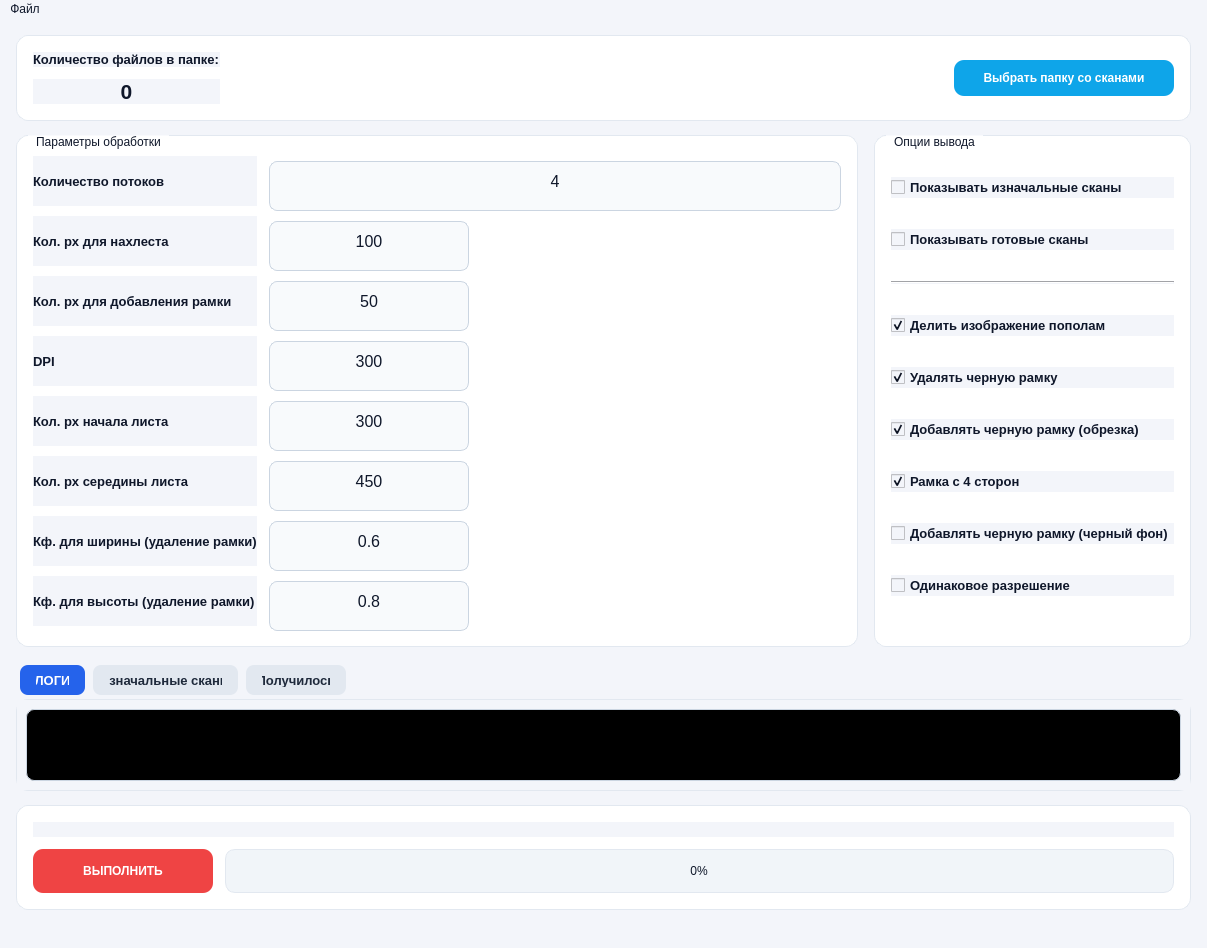
<?xml version="1.0" encoding="UTF-8"?>
<ui version="4.0">
 <class>MainWindow</class>
 <widget class="QMainWindow" name="MainWindow">
  <property name="geometry">
   <rect>
    <x>0</x>
    <y>0</y>
    <width>1207</width>
    <height>831</height>
   </rect>
  </property>
  <property name="windowTitle">
   <string>Glushok Image</string>
  </property>
  <property name="styleSheet">
   <string notr="true">QWidget {
  background-color: #f3f5fa;
  color: #0f172a;
  font-family: "Segoe UI";
}
QFrame#folderFrame, QFrame#footerFrame, QGroupBox {
  background-color: #ffffff;
  border: 1px solid #e2e8f0;
  border-radius: 12px;
}
QGroupBox::title {
  subcontrol-origin: margin;
  left: 12px;
  padding: 0 6px;
  color: #0f172a;
  font-size: 14px;
  font-weight: 600;
}
QLabel {
  font-size: 13px;
  font-weight: 600;
}
QLabel#label {
  font-size: 22px;
  font-weight: 700;
}
QPushButton {
  background-color: #2563eb;
  color: #ffffff;
  font-weight: 600;
  border-radius: 10px;
  padding: 10px 18px;
  border: none;
}
QPushButton:hover {
  background-color: #1d4ed8;
}
QPushButton#pushButton_2 {
  background-color: #0ea5e9;
}
QPushButton#pushButton_2:hover {
  background-color: #0284c7;
}
QPushButton#pushButton {
  background-color: #ef4444;
}
QPushButton#pushButton:hover {
  background-color: #dc2626;
}
QTextEdit {
  border: 1px solid #cbd5e1;
  border-radius: 8px;
  min-height: 36px;
  background-color: #f8fafc;
  padding: 6px 10px;
  font-size: 14px;
}
QTextEdit:focus {
  border: 1px solid #3b82f6;
  background-color: #ffffff;
}
QCheckBox {
  font-size: 13px;
  font-weight: 500;
}
QTabWidget::pane {
  border: 1px solid #e2e8f0;
  border-radius: 12px;
  background: #ffffff;
}
QTabBar::tab {
  background: #e2e8f0;
  border-radius: 8px;
  padding: 8px 16px;
  margin: 4px;
  font-size: 13px;
  font-weight: 600;
  color: #1e293b;
}
QTabBar::tab:selected {
  background: #2563eb;
  color: #ffffff;
}
QProgressBar {
  border: 1px solid #e2e8f0;
  border-radius: 10px;
  background: #f1f5f9;
  text-align: center;
  color: #0f172a;
}
QProgressBar::chunk {
  border-radius: 10px;
  background: #22c55e;
}
</string>
  </property>
  <widget class="QWidget" name="centralwidget">
   <layout class="QVBoxLayout" name="mainLayout">
    <property name="spacing">
     <number>14</number>
    </property>
    <property name="leftMargin">
     <number>16</number>
    </property>
    <property name="topMargin">
     <number>16</number>
    </property>
    <property name="rightMargin">
     <number>16</number>
    </property>
    <property name="bottomMargin">
     <number>16</number>
    </property>
    <item>
     <widget class="QFrame" name="folderFrame">
      <property name="frameShape">
       <enum>QFrame::StyledPanel</enum>
      </property>
      <property name="frameShadow">
       <enum>QFrame::Raised</enum>
      </property>
      <layout class="QHBoxLayout" name="folderLayout">
       <property name="spacing">
        <number>12</number>
       </property>
       <property name="leftMargin">
        <number>16</number>
       </property>
       <property name="topMargin">
        <number>16</number>
       </property>
       <property name="rightMargin">
        <number>16</number>
       </property>
       <property name="bottomMargin">
        <number>16</number>
       </property>
       <item>
        <layout class="QVBoxLayout" name="folderInfoLayout">
         <item>
          <widget class="QLabel" name="label_2">
           <property name="text">
            <string>Количество файлов в папке:</string>
           </property>
          </widget>
         </item>
         <item>
          <widget class="QLabel" name="label">
           <property name="text">
            <string>&lt;html&gt;&lt;head/&gt;&lt;body&gt;&lt;p align=&quot;center&quot;&gt;&lt;span style=&quot; font-size:16pt;&quot;&gt;0&lt;/span&gt;&lt;/p&gt;&lt;/body&gt;&lt;/html&gt;</string>
           </property>
           <property name="alignment">
            <set>Qt::AlignLeft|Qt::AlignVCenter</set>
           </property>
          </widget>
         </item>
        </layout>
       </item>
       <item>
        <spacer name="folderSpacer">
         <property name="orientation">
          <enum>Qt::Horizontal</enum>
         </property>
         <property name="sizeHint" stdset="0">
          <size>
           <width>20</width>
           <height>20</height>
          </size>
         </property>
        </spacer>
       </item>
       <item>
        <widget class="QPushButton" name="pushButton_2">
         <property name="minimumSize">
          <size>
           <width>220</width>
           <height>36</height>
          </size>
         </property>
         <property name="text">
          <string>Выбрать папку со сканами</string>
         </property>
        </widget>
       </item>
      </layout>
     </widget>
    </item>
    <item>
     <widget class="QWidget" name="contentWidget" native="true">
      <layout class="QHBoxLayout" name="contentLayout">
       <property name="spacing">
        <number>16</number>
       </property>
       <property name="leftMargin">
        <number>0</number>
       </property>
       <property name="topMargin">
        <number>0</number>
       </property>
       <property name="rightMargin">
        <number>0</number>
       </property>
       <property name="bottomMargin">
        <number>0</number>
       </property>
       <item>
        <widget class="QGroupBox" name="processingGroup">
         <property name="title">
          <string>Параметры обработки</string>
         </property>
         <layout class="QGridLayout" name="processingLayout">
          <property name="horizontalSpacing">
           <number>12</number>
          </property>
          <property name="verticalSpacing">
           <number>10</number>
          </property>
          <property name="leftMargin">
           <number>16</number>
          </property>
          <property name="topMargin">
           <number>20</number>
          </property>
          <property name="rightMargin">
           <number>16</number>
          </property>
          <property name="bottomMargin">
           <number>20</number>
          </property>
          <item row="0" column="0">
           <widget class="QLabel" name="label_9">
            <property name="text">
             <string>Количество потоков</string>
            </property>
           </widget>
          </item>
          <item row="0" column="1">
           <widget class="QTextEdit" name="textEdit_7">
            <property name="maximumSize">
             <size>
              <width>16777215</width>
              <height>40</height>
             </size>
            </property>
            <property name="html">
             <string>&lt;!DOCTYPE HTML PUBLIC &quot;-//W3C//DTD HTML 4.0//EN&quot; &quot;http://www.w3.org/TR/REC-html40/strict.dtd&quot;&gt;
&lt;html&gt;&lt;head&gt;&lt;meta name=&quot;qrichtext&quot; content=&quot;1&quot; /&gt;&lt;style type=&quot;text/css&quot;&gt;
p, li { white-space: pre-wrap; }
&lt;/style&gt;&lt;/head&gt;&lt;body style=&quot; font-family:'MS Shell Dlg 2'; font-size:12pt; font-weight:400; font-style:normal;&quot;&gt;
&lt;p align=&quot;center&quot; style=&quot; margin-top:0px; margin-bottom:0px; margin-left:0px; margin-right:0px; -qt-block-indent:0; text-indent:0px;&quot;&gt;4&lt;/p&gt;&lt;/body&gt;&lt;/html&gt;</string>
            </property>
           </widget>
          </item>
          <item row="1" column="0">
           <widget class="QLabel" name="label_3">
            <property name="text">
             <string>Кол. px для нахлеста</string>
            </property>
           </widget>
          </item>
          <item row="1" column="1">
           <widget class="QTextEdit" name="textEdit_2">
            <property name="maximumSize">
             <size>
              <width>200</width>
              <height>40</height>
             </size>
            </property>
            <property name="html">
             <string>&lt;!DOCTYPE HTML PUBLIC &quot;-//W3C//DTD HTML 4.0//EN&quot; &quot;http://www.w3.org/TR/REC-html40/strict.dtd&quot;&gt;
&lt;html&gt;&lt;head&gt;&lt;meta name=&quot;qrichtext&quot; content=&quot;1&quot; /&gt;&lt;style type=&quot;text/css&quot;&gt;
p, li { white-space: pre-wrap; }
&lt;/style&gt;&lt;/head&gt;&lt;body style=&quot; font-family:'MS Shell Dlg 2'; font-size:12pt; font-weight:400; font-style:normal;&quot;&gt;
&lt;p align=&quot;center&quot; style=&quot; margin-top:0px; margin-bottom:0px; margin-left:0px; margin-right:0px; -qt-block-indent:0; text-indent:0px;&quot;&gt;100&lt;/p&gt;&lt;/body&gt;&lt;/html&gt;</string>
            </property>
           </widget>
          </item>
          <item row="2" column="0">
           <widget class="QLabel" name="label_4">
            <property name="text">
             <string>Кол. px для добавления рамки</string>
            </property>
           </widget>
          </item>
          <item row="2" column="1">
           <widget class="QTextEdit" name="textEdit_3">
            <property name="maximumSize">
             <size>
              <width>200</width>
              <height>40</height>
             </size>
            </property>
            <property name="html">
             <string>&lt;!DOCTYPE HTML PUBLIC &quot;-//W3C//DTD HTML 4.0//EN&quot; &quot;http://www.w3.org/TR/REC-html40/strict.dtd&quot;&gt;
&lt;html&gt;&lt;head&gt;&lt;meta name=&quot;qrichtext&quot; content=&quot;1&quot; /&gt;&lt;style type=&quot;text/css&quot;&gt;
p, li { white-space: pre-wrap; }
&lt;/style&gt;&lt;/head&gt;&lt;body style=&quot; font-family:'MS Shell Dlg 2'; font-size:12pt; font-weight:400; font-style:normal;&quot;&gt;
&lt;p align=&quot;center&quot; style=&quot; margin-top:0px; margin-bottom:0px; margin-left:0px; margin-right:0px; -qt-block-indent:0; text-indent:0px;&quot;&gt;50&lt;/p&gt;&lt;/body&gt;&lt;/html&gt;</string>
            </property>
           </widget>
          </item>
          <item row="3" column="0">
           <widget class="QLabel" name="label_5">
            <property name="text">
             <string>DPI</string>
            </property>
           </widget>
          </item>
          <item row="3" column="1">
           <widget class="QTextEdit" name="textEdit_4">
            <property name="maximumSize">
             <size>
              <width>200</width>
              <height>40</height>
             </size>
            </property>
            <property name="html">
             <string>&lt;!DOCTYPE HTML PUBLIC &quot;-//W3C//DTD HTML 4.0//EN&quot; &quot;http://www.w3.org/TR/REC-html40/strict.dtd&quot;&gt;
&lt;html&gt;&lt;head&gt;&lt;meta name=&quot;qrichtext&quot; content=&quot;1&quot; /&gt;&lt;style type=&quot;text/css&quot;&gt;
p, li { white-space: pre-wrap; }
&lt;/style&gt;&lt;/head&gt;&lt;body style=&quot; font-family:'MS Shell Dlg 2'; font-size:12pt; font-weight:400; font-style:normal;&quot;&gt;
&lt;p align=&quot;center&quot; style=&quot; margin-top:0px; margin-bottom:0px; margin-left:0px; margin-right:0px; -qt-block-indent:0; text-indent:0px;&quot;&gt;300&lt;/p&gt;&lt;/body&gt;&lt;/html&gt;</string>
            </property>
           </widget>
          </item>
          <item row="4" column="0">
           <widget class="QLabel" name="label_6">
            <property name="text">
             <string>Кол. px начала листа</string>
            </property>
           </widget>
          </item>
          <item row="4" column="1">
           <widget class="QTextEdit" name="textEdit_5">
            <property name="maximumSize">
             <size>
              <width>200</width>
              <height>40</height>
             </size>
            </property>
            <property name="html">
             <string>&lt;!DOCTYPE HTML PUBLIC &quot;-//W3C//DTD HTML 4.0//EN&quot; &quot;http://www.w3.org/TR/REC-html40/strict.dtd&quot;&gt;
&lt;html&gt;&lt;head&gt;&lt;meta name=&quot;qrichtext&quot; content=&quot;1&quot; /&gt;&lt;style type=&quot;text/css&quot;&gt;
p, li { white-space: pre-wrap; }
&lt;/style&gt;&lt;/head&gt;&lt;body style=&quot; font-family:'MS Shell Dlg 2'; font-size:12pt; font-weight:400; font-style:normal;&quot;&gt;
&lt;p align=&quot;center&quot; style=&quot; margin-top:0px; margin-bottom:0px; margin-left:0px; margin-right:0px; -qt-block-indent:0; text-indent:0px;&quot;&gt;300&lt;/p&gt;&lt;/body&gt;&lt;/html&gt;</string>
            </property>
           </widget>
          </item>
          <item row="5" column="0">
           <widget class="QLabel" name="label_7">
            <property name="text">
             <string>Кол. px середины листа</string>
            </property>
           </widget>
          </item>
          <item row="5" column="1">
           <widget class="QTextEdit" name="textEdit_6">
            <property name="maximumSize">
             <size>
              <width>200</width>
              <height>40</height>
             </size>
            </property>
            <property name="html">
             <string>&lt;!DOCTYPE HTML PUBLIC &quot;-//W3C//DTD HTML 4.0//EN&quot; &quot;http://www.w3.org/TR/REC-html40/strict.dtd&quot;&gt;
&lt;html&gt;&lt;head&gt;&lt;meta name=&quot;qrichtext&quot; content=&quot;1&quot; /&gt;&lt;style type=&quot;text/css&quot;&gt;
p, li { white-space: pre-wrap; }
&lt;/style&gt;&lt;/head&gt;&lt;body style=&quot; font-family:'MS Shell Dlg 2'; font-size:12pt; font-weight:400; font-style:normal;&quot;&gt;
&lt;p align=&quot;center&quot; style=&quot; margin-top:0px; margin-bottom:0px; margin-left:0px; margin-right:0px; -qt-block-indent:0; text-indent:0px;&quot;&gt;450&lt;/p&gt;&lt;/body&gt;&lt;/html&gt;</string>
            </property>
           </widget>
          </item>
          <item row="6" column="0">
           <widget class="QLabel" name="label_10">
            <property name="text">
             <string>Кф. для ширины (удаление рамки)</string>
            </property>
           </widget>
          </item>
          <item row="6" column="1">
           <widget class="QTextEdit" name="textEdit_8">
            <property name="maximumSize">
             <size>
              <width>200</width>
              <height>40</height>
             </size>
            </property>
            <property name="html">
             <string>&lt;!DOCTYPE HTML PUBLIC &quot;-//W3C//DTD HTML 4.0//EN&quot; &quot;http://www.w3.org/TR/REC-html40/strict.dtd&quot;&gt;
&lt;html&gt;&lt;head&gt;&lt;meta name=&quot;qrichtext&quot; content=&quot;1&quot; /&gt;&lt;style type=&quot;text/css&quot;&gt;
p, li { white-space: pre-wrap; }
&lt;/style&gt;&lt;/head&gt;&lt;body style=&quot; font-family:'MS Shell Dlg 2'; font-size:12pt; font-weight:400; font-style:normal;&quot;&gt;
&lt;p align=&quot;center&quot; style=&quot; margin-top:0px; margin-bottom:0px; margin-left:0px; margin-right:0px; -qt-block-indent:0; text-indent:0px;&quot;&gt;0.6&lt;/p&gt;&lt;/body&gt;&lt;/html&gt;</string>
            </property>
           </widget>
          </item>
          <item row="7" column="0">
           <widget class="QLabel" name="label_11">
            <property name="text">
             <string>Кф. для высоты (удаление рамки)</string>
            </property>
           </widget>
          </item>
          <item row="7" column="1">
           <widget class="QTextEdit" name="textEdit_9">
            <property name="maximumSize">
             <size>
              <width>200</width>
              <height>40</height>
             </size>
            </property>
            <property name="html">
             <string>&lt;!DOCTYPE HTML PUBLIC &quot;-//W3C//DTD HTML 4.0//EN&quot; &quot;http://www.w3.org/TR/REC-html40/strict.dtd&quot;&gt;
&lt;html&gt;&lt;head&gt;&lt;meta name=&quot;qrichtext&quot; content=&quot;1&quot; /&gt;&lt;style type=&quot;text/css&quot;&gt;
p, li { white-space: pre-wrap; }
&lt;/style&gt;&lt;/head&gt;&lt;body style=&quot; font-family:'MS Shell Dlg 2'; font-size:12pt; font-weight:400; font-style:normal;&quot;&gt;
&lt;p align=&quot;center&quot; style=&quot; margin-top:0px; margin-bottom:0px; margin-left:0px; margin-right:0px; -qt-block-indent:0; text-indent:0px;&quot;&gt;0.8&lt;/p&gt;&lt;/body&gt;&lt;/html&gt;</string>
            </property>
           </widget>
          </item>
         </layout>
        </widget>
       </item>
       <item>
        <widget class="QGroupBox" name="optionsGroup">
         <property name="title">
          <string>Опции вывода</string>
         </property>
         <layout class="QVBoxLayout" name="optionsLayout">
          <property name="spacing">
           <number>10</number>
          </property>
          <property name="leftMargin">
           <number>16</number>
          </property>
          <property name="topMargin">
           <number>20</number>
          </property>
          <property name="rightMargin">
           <number>16</number>
          </property>
          <property name="bottomMargin">
           <number>20</number>
          </property>
          <item>
           <widget class="QCheckBox" name="checkBox_6">
            <property name="text">
             <string>Показывать изначальные сканы</string>
            </property>
           </widget>
          </item>
          <item>
           <widget class="QCheckBox" name="checkBox_7">
            <property name="text">
             <string>Показывать готовые сканы</string>
            </property>
           </widget>
          </item>
          <item>
           <widget class="Line" name="line_2">
            <property name="orientation">
             <enum>Qt::Horizontal</enum>
            </property>
           </widget>
          </item>
          <item>
           <widget class="QCheckBox" name="checkBox_3">
            <property name="text">
             <string>Делить изображение пополам</string>
            </property>
            <property name="checked">
             <bool>true</bool>
            </property>
           </widget>
          </item>
          <item>
           <widget class="QCheckBox" name="checkBox">
            <property name="text">
             <string>Удалять черную рамку</string>
            </property>
            <property name="checked">
             <bool>true</bool>
            </property>
           </widget>
          </item>
          <item>
           <widget class="QCheckBox" name="checkBox_2">
            <property name="text">
             <string>Добавлять черную рамку (обрезка)</string>
            </property>
            <property name="checked">
             <bool>true</bool>
            </property>
           </widget>
          </item>
          <item>
           <widget class="QCheckBox" name="checkBox_4">
            <property name="text">
             <string>Рамка с 4 сторон</string>
            </property>
            <property name="checked">
             <bool>true</bool>
            </property>
           </widget>
          </item>
          <item>
           <widget class="QCheckBox" name="checkBox_8">
            <property name="text">
             <string>Добавлять черную рамку (черный фон)</string>
            </property>
           </widget>
          </item>
          <item>
           <widget class="QCheckBox" name="checkBox_5">
            <property name="text">
             <string>Одинаковое разрешение</string>
            </property>
           </widget>
          </item>
         </layout>
        </widget>
       </item>
      </layout>
     </widget>
    </item>
    <item>
     <widget class="QTabWidget" name="tabWidget">
      <property name="currentIndex">
       <number>0</number>
      </property>
      <widget class="QWidget" name="tab_3">
       <attribute name="title">
        <string>ЛОГИ</string>
       </attribute>
       <layout class="QGridLayout" name="gridLayout_3">
        <item row="0" column="0">
         <layout class="QGridLayout" name="gridLayout_2">
          <item row="0" column="0">
           <widget class="QTextEdit" name="textEdit">
            <property name="maximumSize">
             <size>
              <width>16777215</width>
              <height>16777215</height>
             </size>
            </property>
            <property name="styleSheet">
             <string notr="true">background-color: rgb(0, 0, 0);
color: rgb(0, 255, 0);</string>
            </property>
           </widget>
          </item>
         </layout>
        </item>
       </layout>
      </widget>
      <widget class="QWidget" name="tab_4">
       <attribute name="title">
        <string>Изначальные сканы</string>
       </attribute>
       <layout class="QGridLayout" name="gridLayout_5">
        <item row="0" column="0">
         <layout class="QGridLayout" name="gridLayout_4">
          <item row="0" column="0">
           <widget class="QListWidget" name="listWidget"/>
          </item>
         </layout>
        </item>
       </layout>
      </widget>
      <widget class="QWidget" name="tab_5">
       <attribute name="title">
        <string>Получилось</string>
       </attribute>
       <layout class="QGridLayout" name="gridLayout_7">
        <item row="0" column="0">
         <layout class="QGridLayout" name="gridLayout_6">
          <item row="0" column="0">
           <widget class="QListWidget" name="listWidget_2"/>
          </item>
         </layout>
        </item>
       </layout>
      </widget>
     </widget>
    </item>
    <item>
     <widget class="QFrame" name="footerFrame">
      <property name="frameShape">
       <enum>QFrame::StyledPanel</enum>
      </property>
      <property name="frameShadow">
       <enum>QFrame::Raised</enum>
      </property>
      <layout class="QVBoxLayout" name="footerLayout">
       <property name="spacing">
        <number>12</number>
       </property>
       <property name="leftMargin">
        <number>16</number>
       </property>
       <property name="topMargin">
        <number>16</number>
       </property>
       <property name="rightMargin">
        <number>16</number>
       </property>
       <property name="bottomMargin">
        <number>16</number>
       </property>
       <item>
        <widget class="QLabel" name="label_8">
         <property name="text">
          <string/>
         </property>
         <property name="alignment">
          <set>Qt::AlignCenter</set>
         </property>
        </widget>
       </item>
       <item>
        <layout class="QHBoxLayout" name="footerActionLayout">
         <property name="spacing">
          <number>12</number>
         </property>
         <item>
          <widget class="QPushButton" name="pushButton">
           <property name="minimumSize">
            <size>
             <width>180</width>
             <height>44</height>
            </size>
           </property>
           <property name="text">
            <string>ВЫПОЛНИТЬ</string>
           </property>
          </widget>
         </item>
         <item>
          <widget class="QProgressBar" name="progressBar">
           <property name="minimumSize">
            <size>
             <width>0</width>
             <height>44</height>
            </size>
           </property>
           <property name="value">
            <number>0</number>
           </property>
           <property name="alignment">
            <set>Qt::AlignCenter</set>
           </property>
           <property name="orientation">
            <enum>Qt::Horizontal</enum>
           </property>
          </widget>
         </item>
        </layout>
       </item>
      </layout>
     </widget>
    </item>
   </layout>
  </widget>
  <widget class="QStatusBar" name="statusbar"/>
  <widget class="QMenuBar" name="menuBar">
   <property name="geometry">
    <rect>
     <x>0</x>
     <y>0</y>
     <width>1207</width>
     <height>21</height>
    </rect>
   </property>
   <widget class="QMenu" name="menu">
    <property name="title">
     <string>Файл</string>
    </property>
    <addaction name="action"/>
   </widget>
   <addaction name="menu"/>
  </widget>
  <action name="action">
   <property name="text">
    <string>Выбрать директорию</string>
   </property>
  </action>
 </widget>
 <resources/>
 <connections/>
</ui>
